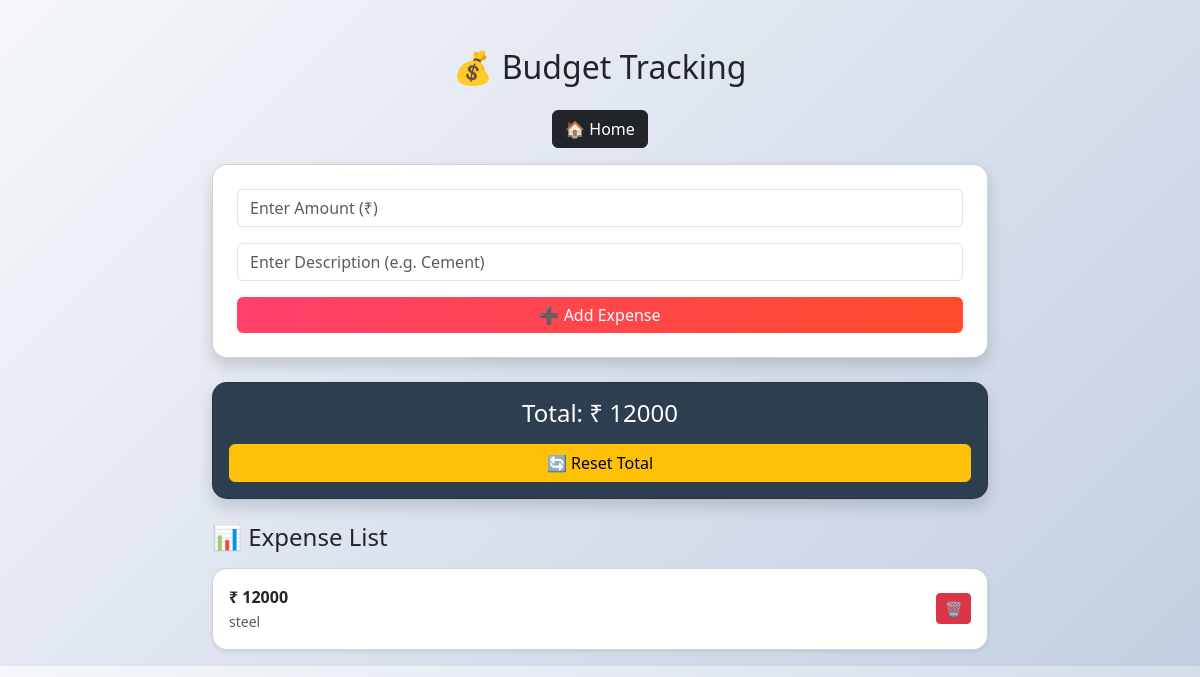
The page /budget/ on the database as committed earlier.
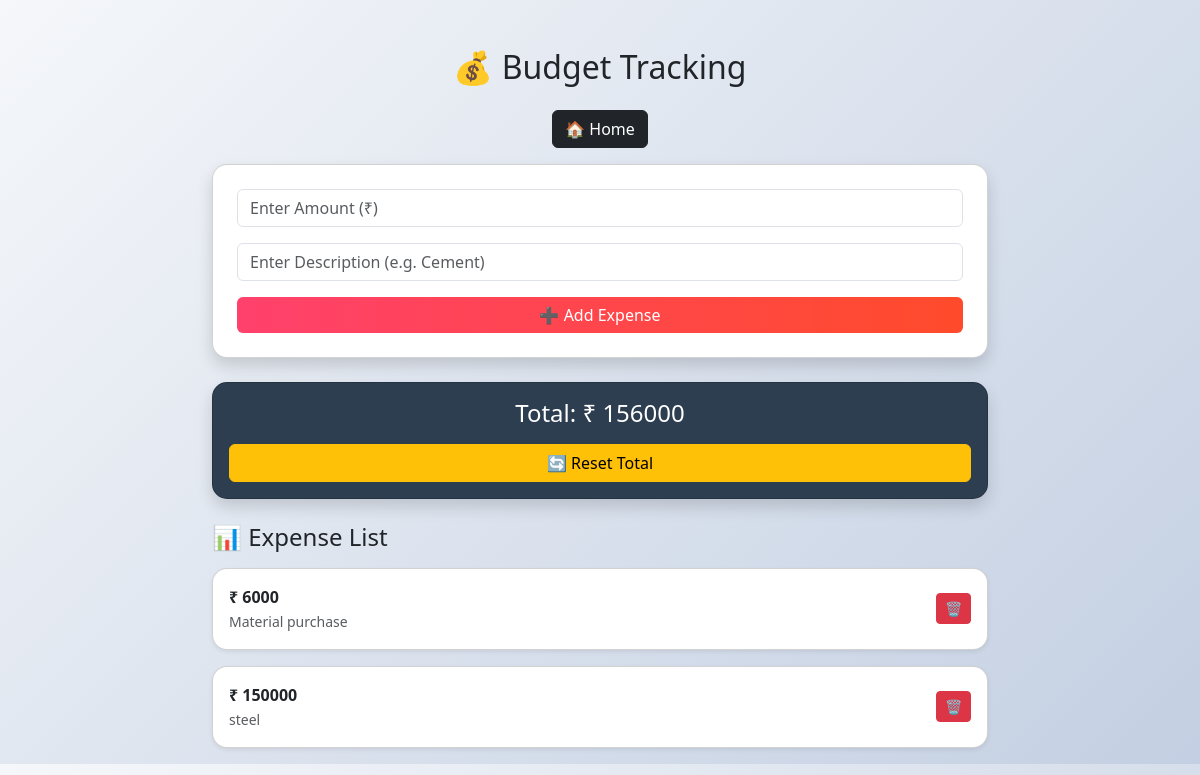
The same page on the database as committed later.
### monitor/models.py (models this page shows, shortened)
class Budget(models.Model):
    project = models.ForeignKey(Project, on_delete=models.CASCADE, null=True, blank=True)
    desc = models.CharField(max_length=200)
    amount = models.IntegerField(default=0)
    class Meta:
        unique_together = ('project', 'desc')

### monitor/views.py (the view, shortened to what this page needs)
# urls.py: path('budget/', views.budget, name='budget'),
def budget(request):
    project = Project.objects.first()
    data = Budget.objects.all()
    total = data.aggregate(Sum('amount'))['amount__sum'] or 0
    if request.session.get('reset_total'):
        total = 0
    return render(request, 'budget.html', {
        'data': data,
        'total': total
    })

### monitor/templates/budget.html (shortened to what this page needs)
<!DOCTYPE html>
<html>
<head>
<link href="https://cdn.jsdelivr.net/npm/bootstrap@5.3.0/dist/css/bootstrap.min.css" rel="stylesheet">
</head>
<body>
<div class="container mt-5">
    <h2 class="text-center mb-4">💰 Budget Tracking</h2>
    <div class="text-center mb-3">
        <a href="/" class="btn btn-dark">🏠 Home</a>
    </div>
    <div class="card p-4 mb-4 shadow">
        <form method="post">
            <input name="amount" type="number" class="form-control mb-3"
                   placeholder="Enter Amount (₹)" required>
            <input name="desc" class="form-control mb-3"
                   placeholder="Enter Description (e.g. Cement)" required>
            <button class="btn btn-custom w-100">➕ Add Expense</button>
        </form>
    </div>
    <div class="card p-3 mb-4 text-center shadow total-box">
        <h4>Total: ₹ {{ total }}</h4>
        <a href="/reset-budget/" class="btn btn-warning mt-2"
           onclick="return confirm('Reset total amount?')">
            🔄 Reset Total
        </a>
    </div>
    <h4 class="mb-3">📊 Expense List</h4>
    {% for i in data %}
    <div class="card p-3 mb-3 shadow-sm">
        <div class="d-flex justify-content-between align-items-center">
            <div>
                <strong>₹ {{ i.amount }}</strong><br>
                <small class="text-muted">{{ i.desc }}</small>
            </div>
            <a href="/delete-budget/{{ i.id }}/" class="btn btn-danger btn-sm">
                🗑
            </a>
        </div>
    </div>
    {% empty %}
    <div class="alert alert-warning text-center">
        No expenses added yet!
    </div>
    {% endfor %}
</div>
</body>
</html>

### monitor/templates/budget.html (style rules this page uses)
body { background: linear-gradient(135deg, #f5f7fa, #c3cfe2); }
.container { max-width: 800px; }
.card { border-radius: 15px; transition: 0.3s; }
.btn-custom { background: linear-gradient(to right, #ff416c, #ff4b2b); color: white; border: none; }
.total-box { background: #2c3e50; color: white; border-radius: 15px; }

Rows that differ between the two databases and show on the page:
removed Budget: amount "12000", desc "steel"
added Budget: amount "6000", desc "Material purchase"
added Budget: amount "150000", desc "steel"
Other text that changed with them:
{{ total }}: "12000" → "156000"
